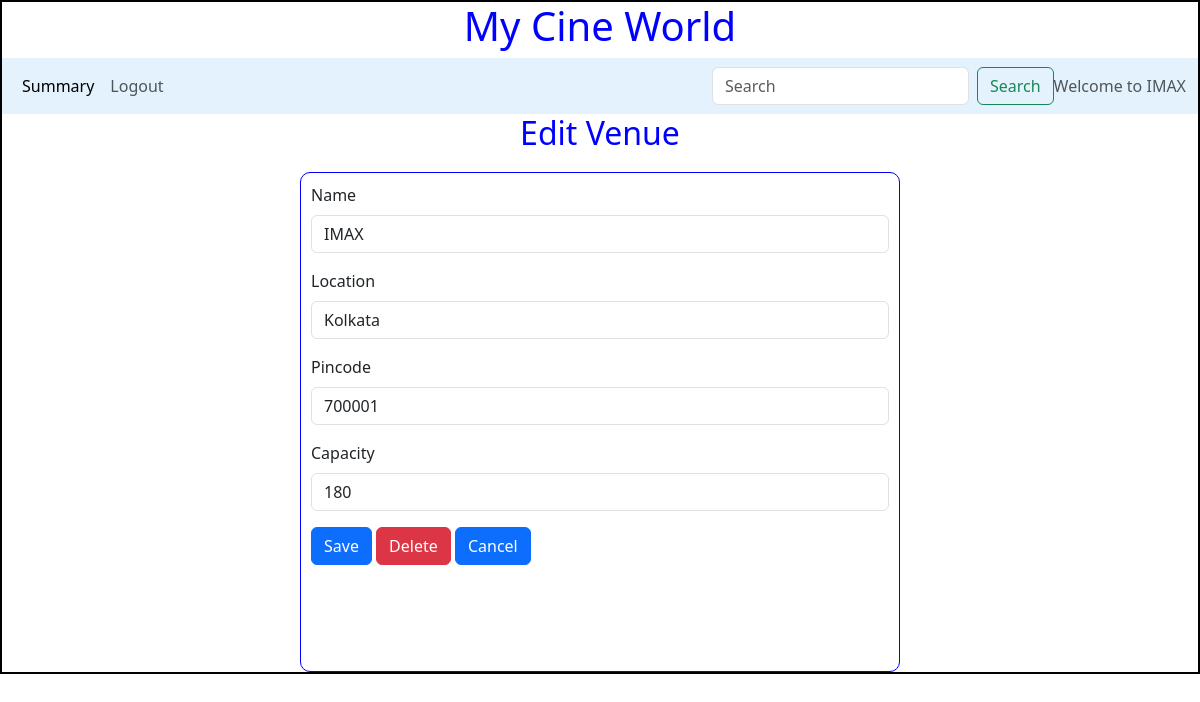
The page /edit_venue/1/IMAX on the database as committed earlier.
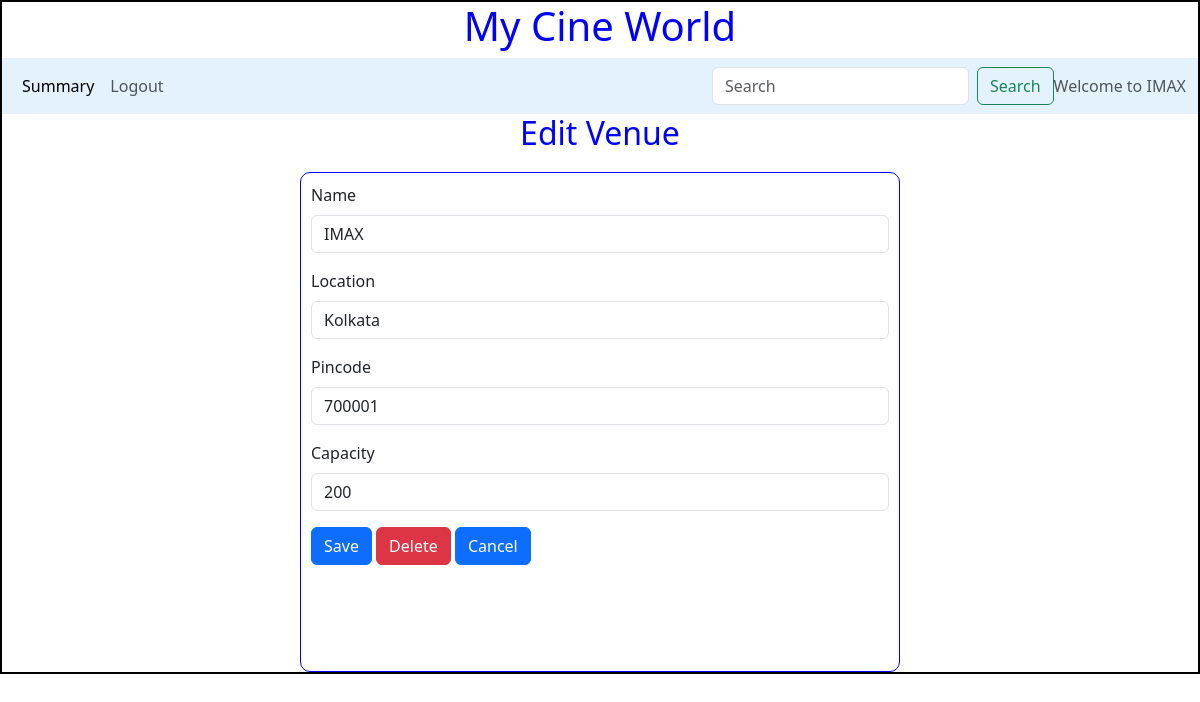
The same page on the database as committed later.
### backend/models.py (models this page shows)
class Theatre(db.Model):
    __tablename__="theatre"
    id = db.Column(db.Integer,primary_key=True)
    name = db.Column(db.String,nullable=False)
    location = db.Column(db.String,nullable=False)
    pin_code = db.Column(db.Integer,nullable=False)
    capacity = db.Column(db.Integer,nullable=False)
    shows=db.Relationship("Show",cascade="all,delete",backref="theatre",lazy=True)

### backend/controllers.py (the view, shortened to what this page needs)
@app.route("/edit_venue/<id>/<name>",methods=["POST","GET"])
def edit_venue(id,name):
    v=get_venue(id)
    return render_template("edit_venue.html",venue=v,name=name)

### backend/controllers.py (called while the page is built)
def get_venue(id):
    theatre=Theatre.query.filter_by(id=id).first()
    return theatre

### templates/edit_venue.html
{%extends "admin_layout.html"%}
{%block content%}
            {%if venue%}
            <div class="center"><h2>Edit Venue</h2></div>
            <form action="/edit_venue/{{venue.id}}/{{name}}" method="POST">
            <div class="input_form">
                <div class="mb-3">
                    <label for="name" class="form-label">Name</label>
                    <input type="text" class="form-control" name="name" id="name" value="{{venue.name}}">
                  </div>
                  <div class="mb-3">
                    <label for="location" class="form-label">Location</label>
                    <input type="text" class="form-control" name="location" id="location" value="{{venue.location}}">
                  </div>
                  <div class="mb-3">
                    <label for="pin_code" class="form-label">Pincode</label>
                    <input type="number" class="form-control" name="pin_code" id="pin_code" value="{{venue.pin_code}}">
                  </div>
                  <div class="mb-3">
                    <label for="capacity" class="form-label">Capacity</label>
                    <input type="number" class="form-control" name="capacity" id="capacity" value="{{venue.capacity}}">
                  </div>
                  <div class="mb-3">
                    <button type="submit" class="btn btn-primary">Save</button>
                    <a href="/delete_venue/{{venue.id}}/{{name}}" type="button" class="btn btn-danger">Delete</a>
                    <a href="/admin/{{name}}" type="button" class="btn btn-primary">Cancel</a>
                  </div>
            </div></form>{%endif%}
            {%endblock%}

### templates/admin_layout.html (shortened to what this page needs)
<!DOCTYPE html>
<html lang="en">
<head>
    <link rel="stylesheet" href="/static/styles/main.css">
    <link href="https://cdn.jsdelivr.net/npm/bootstrap@5.3.3/dist/css/bootstrap.min.css" rel="stylesheet">
</head>
<body>
    <div class="my_container">
        <div class="center"><h1>My Cine World</h1></div>
        <div class="my_pannel">
            <nav class="navbar navbar-expand-lg navbar-light" style="background-color: #e3f2fd;">
                <div class="container-fluid">
                  <div class="collapse navbar-collapse" id="navbarText">
                    <ul class="navbar-nav me-auto mb-2 mb-lg-0">
                      <li class="nav-item">
                        <a class="nav-link active" aria-current="page" href="#">Summary</a>
                      </li>
                      <li class="nav-item">
                        <a class="nav-link" href="/login">Logout</a>
                      </li>
                    </ul></div>
                    <form class="d-flex" method="POST" action="/search/{{name}}">
                        <input class="form-control me-2" type="search" placeholder="Search" aria-label="Search" name="search_txt" id="search_txt">
                        <button class="btn btn-outline-success" type="submit">Search</button>
                      </form>
                    <span class="navbar-text">
                      Welcome to {{name}}
                    </span>
                  </div>
                  </nav>
                </div>
              {%block content%}{%endblock%}
              </div>
    </body>
</html>

Rows that differ between the two databases and show on the page:
changed Theatre "IMAX": capacity "180" → "200"
